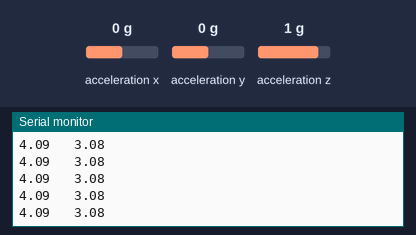
A sketch run on a simulated Arduino Uno, built with avr-gcc and run on an emulated ATmega328P. Shown: the last lines printed to the serial monitor. Wiring (inferred from the names in the program): ADXL345 accelerometer at I2C address 0x53. Inputs (shaded band) come from the test bench; at power-on: acceleration x 0 g, acceleration y 0 g, acceleration z 1 g.

Above: at 1.3 s.
1.4 s: acceleration x set to -1.4 g
At 1.42 s:
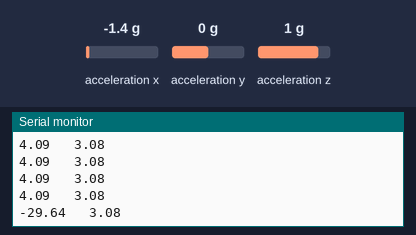
2.9 s: acceleration x set to 0.8 g
At 2.93 s:
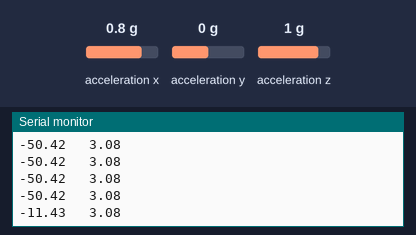
5.9 s: acceleration y set to -1.4 g
At 5.91 s:
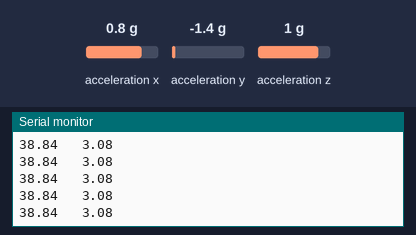
7.4 s: acceleration z set to -1.4 g
At 7.42 s:
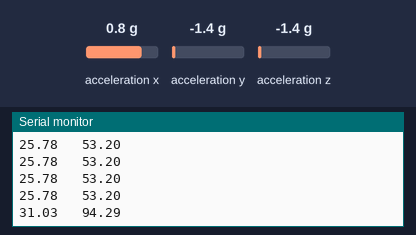
Timing chart, 0 to 9.9 s (numbered marks = the images above; inputs shaded):
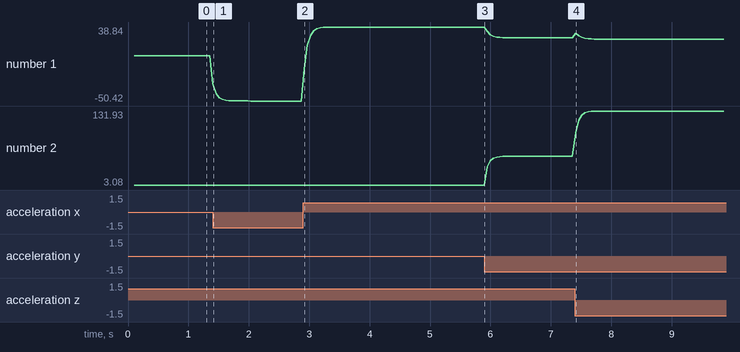

The sketch:

Accelerometre.ino
```cpp
//#include "Arduino.h"
#include "Wire.h"
#include "ADXL345.h"

const float alpha = 0.5;

double fXg = 0;
double fYg = 0;
double fZg = 0;

ADXL345 acc;

void setup()
{
	acc.begin();
	Serial.begin(9600);
	delay(100);
}

void loop()
{
	double pitch, roll, Xg, Yg, Zg;
	acc.read(&Xg, &Yg, &Zg);

	//Low Pass Filter to smooth out data
	fXg = Xg * alpha + (fXg * (1.0 - alpha));
	fYg = Yg * alpha + (fYg * (1.0 - alpha));
	fZg = Zg * alpha + (fZg * (1.0 - alpha));

	//Roll and Pitch Equations
	roll  = (atan2(-fYg, fZg)*180.0)/M_PI;
	pitch = (atan2(fXg, sqrt(fYg*fYg + fZg*fZg))*180.0)/M_PI;

	Serial.print(pitch);
	Serial.print("   ");
	Serial.println(roll);

	delay(50);
}
```

ADXL345.cpp
```cpp
// (licence header left out)
#include "ADXL345.h"
#include "Wire.h"
//#include "Arduino.h"


ADXL345::ADXL345()
{
	Wire.begin();

	zG[0] = -20;
	zG[1] =  15;
	zG[2] = -23;
}

int ADXL345::writeRegister(byte reg_addr, int nbytes, byte *buffer)
{
	int written_bytes;

	Wire.beginTransmission(ADXL345::ADDRESS);
	Wire.write(reg_addr);
	written_bytes = Wire.write(buffer, nbytes);
	Wire.endTransmission();

	return written_bytes;
}

int ADXL345::readRegister(byte reg_addr, int nbytes, byte *buffer)
{
	int idx = 0;

	Wire.beginTransmission(ADXL345::ADDRESS);
	Wire.write(reg_addr);
	Wire.endTransmission();

	Wire.requestFrom(ADXL345::ADDRESS, nbytes);

	while(Wire.available() && idx < nbytes)
	{
		buffer[idx++] = Wire.read();
	}

	return idx;
}


void ADXL345::begin()
{
	byte data = 0x08;
	writeRegister(ADXL345::POWER_CTL, 1, &data);
}

void ADXL345::end()
{
	byte data = 0x00;
	writeRegister(ADXL345::POWER_CTL, 1, &data);
}

void ADXL345::read(double *x, double *y, double *z)
{
	byte buffer[6];

	readRegister(ADXL345::DATAX0, 6, buffer);

	*x = ((buffer[0] + (buffer[1] << 8)) - zG[0])/256.0;
	*y = ((buffer[2] + (buffer[3] << 8)) - zG[1])/256.0;
	*z = ((buffer[4] + (buffer[5] << 8)) - zG[2])/256.0;
}

void ADXL345::read(int *x, int *y, int *z)
{
	byte buffer[6];

	readRegister(ADXL345::DATAX0, 6, buffer);

	*x = buffer[0] + (buffer[1] << 8);
	*y = buffer[2] + (buffer[3] << 8);
	*z = buffer[4] + (buffer[5] << 8);
}


void ADXL345::setRange(range_t range)
{
	switch(range)
	{
		case RANGE_16G:
		case RANGE_8G:
		case RANGE_4G:
		case RANGE_2G:
			writeRegister(ADXL345::DATA_FORMAT, 1, (byte *)&range);
			break;
	}
}

void ADXL345::setZeroG(double x, double y, double z)
{
	zG[0] = x*256.0;
	zG[1] = y*256.0;
	zG[2] = z*256.0;
}

void ADXL345::setZeroG(int x, int y, int z)
{
	zG[0] = x;
	zG[1] = y;
	zG[2] = z;
}
```

ADXL345.h
```cpp
// (licence header left out)
#ifndef _ADXL345_H
#define _ADXL345_H

#include <Arduino.h>

// All functions return -1 on error and 0 on success
class ADXL345
{
	private:
		/* ADXL345 Registers */
		enum info_t
		{
			DEVID          = 0x00,
			THRESH_TAP     = 0x1D,
			OFSX           = 0x1E,
			OFSY           = 0x1F,
			OFSZ           = 0x20,
			DUR            = 0x21,
			Latent         = 0x22,
			Window         = 0x23,
			THRESH_ACT     = 0x24,
			THRESH_INACT   = 0x25,
			TIME_INACT     = 0x26,
			ACT_INACT_CTL  = 0x27,
			THRESH_FF      = 0x28,
			TIME_FF        = 0x29,
			TAP_AXES       = 0x2A,
			ACT_TAP_STATUS = 0x2B,
			BW_RATE        = 0x2C,
			POWER_CTL      = 0x2D,
			INT_ENABLE     = 0x2E,
			INT_MAP        = 0x2F,
			INT_SOURCE     = 0x30,
			DATA_FORMAT    = 0x31,
			DATAX0         = 0x32,
			DATAX1         = 0x33,
			DATAY0         = 0x34,
			DATAY1         = 0x35,
			DATAZ0         = 0x36,
			DATAZ1         = 0x37,
			FIFO_CTL       = 0x38,
			FIFO_STATUS    = 0x39,
			ADDRESS        = 0xA7 >> 1
		};


		int zG[3];
		int readRegister(byte reg_addr, int nbytes, byte *buffer);
		int writeRegister(byte reg_addr, int nbytes, byte *buffer);

	public:
		enum range_t
		{
			RANGE_16G = 0x0B,
			RANGE_8G  = 0x0A,
			RANGE_4G  = 0x09,
			RANGE_2G  = 0x08
		};

		ADXL345();

		void begin();
		void end();

		//G Reading
		void read(double *x, double *y, double *z);

		//Raw reading
		void read(int *x, int *y, int *z);

		//Unit must be res_t
		void setRange(range_t range);

		//Unit must be G
		void setZeroG(double x, double y, double z);

		//Unit must be "Raw"
		void setZeroG(int x, int y, int z);
};

#endif // _ADXL345_H
```

Measured:
- after the input at 1.4 s, the serial monitor: prints a new line at once (image 1)
- after the input at 2.9 s, the serial monitor: prints a new line at once (image 2)
- after the input at 7.4 s, the serial monitor: prints a new line at once (image 4)
- plotted number 1: 4.09 → -50.42 after the input at 1.4 s, -50.42 → 38.84 after the input at 2.9 s, 38.84 → 25.78 after the input at 5.9 s, 25.78 → 24.17 after the input at 7.4 s
- plotted number 2: 3.08 → 53.2 after the input at 5.9 s, 53.2 → 131.93 after the input at 7.4 s
